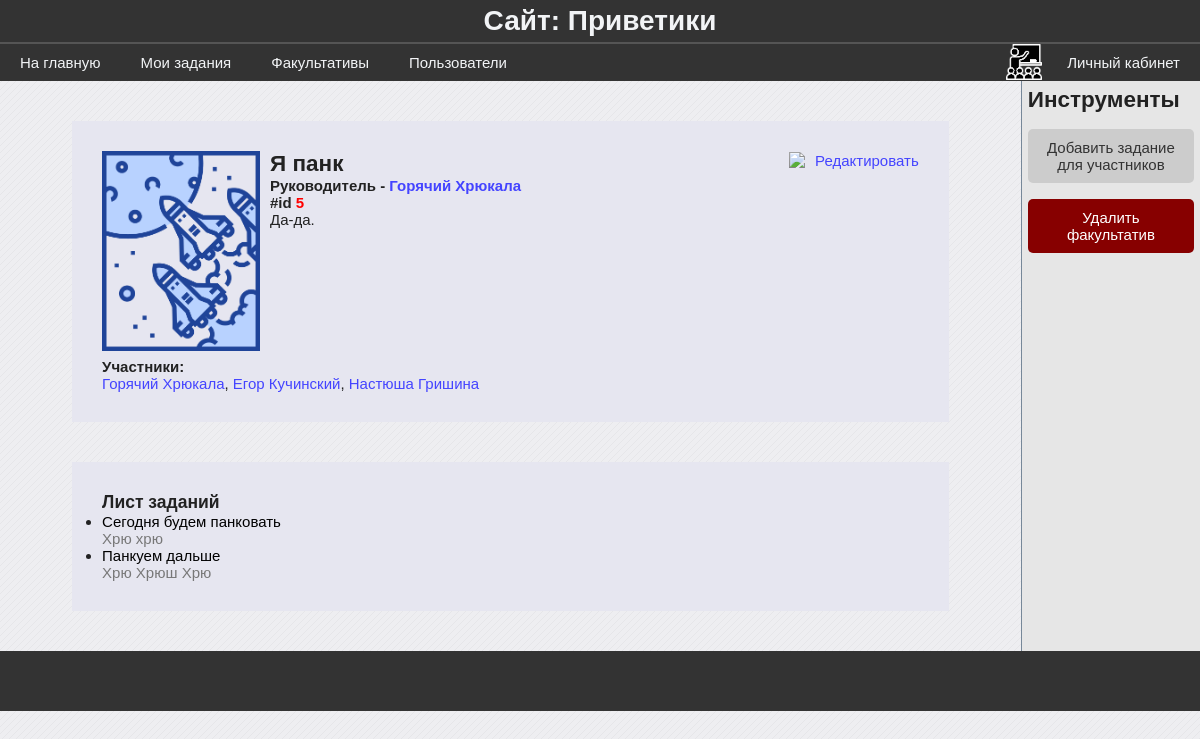
The page /group/5 (signed in) on the database its author committed.
### data/model_groups.py (models this page shows)
class Group(SqlAlchemyBase, SerializerMixin):
    __tablename__ = 'groups'
    id = sqlalchemy.Column(sqlalchemy.Integer,
                           primary_key=True,
                           autoincrement=True)
    name = sqlalchemy.Column(sqlalchemy.String)
    leader_id = sqlalchemy.Column(sqlalchemy.Integer,
                                  sqlalchemy.ForeignKey('users.id'))
    info = sqlalchemy.Column(sqlalchemy.String)
    users_num = sqlalchemy.Column(sqlalchemy.Integer, default=0)
    tasks = sqlalchemy.orm.relation("Task",
                                    secondary="groups_to_tasks",
                                    backref="groups")
    @hybrid_property
    def leader(self):
        session = create_session()
        leader = session.query(User).get(self.leader_id)
        return leader

### data/model_users.py (models this page shows, shortened)
class User(SqlAlchemyBase, UserMixin, SerializerMixin):
    __tablename__ = 'users'
    id = sqlalchemy.Column(sqlalchemy.Integer,
                           primary_key=True, autoincrement=True)
    surname = sqlalchemy.Column(sqlalchemy.String)
    name = sqlalchemy.Column(sqlalchemy.String)
    age = sqlalchemy.Column(sqlalchemy.Integer)
    email = sqlalchemy.Column(sqlalchemy.String)
    type = sqlalchemy.Column(sqlalchemy.Integer)
    last_time_in = sqlalchemy.Column(sqlalchemy.String,
                                     default=time.ctime)
    hashed_password = sqlalchemy.Column(sqlalchemy.String)
    groups = sqlalchemy.orm.relation("Group",
                                     secondary="users_to_groups",
                                     backref="users")

### data/model_tasks.py (models this page shows)
class Task(SqlAlchemyBase, SerializerMixin):
    __tablename__ = 'tasks'
    id = sqlalchemy.Column(sqlalchemy.Integer,
                           primary_key=True, autoincrement=True)
    name = sqlalchemy.Column(sqlalchemy.String)
    start_date = sqlalchemy.Column(sqlalchemy.String, default=time.ctime)
    content = sqlalchemy.Column(sqlalchemy.String)

### blueprints/groups.py (the view)
@blueprint.route('/group/<int:group_id>')
def group(group_id):
    session = db_session.create_session()
    group = session.query(Group).get(group_id)
    users = group.users
    tasks = group.tasks
    return render_template('group.html', group=group, users=users, tasks=tasks, bool_userbox=current_user.is_authenticated)

### blueprints/user_authenticate.py (called while the page is built)
@login_manager.user_loader
def user_load(user_id):
    session = db_session.create_session()
    return session.query(User).get(user_id)

### data/db_session.py (called while the page is built)
def create_session() -> Session:
    global __factory
    return __factory()

### templates/group.html (shortened to what this page needs)
{% extends "base.html" %}
{% block content %}
    <div class="infolist">
        <div class='flexbox flex_c_nowr'>
            <div><img src="{{ group.image if group.image else '../static/images/none_image.png'}}" height="200px">
                <div class="flexbox flex_jcspacebetween_aicenter">
                    <h2>{{ group.name }}</h2>
                    {% if current_user.id == group.leader_id %}
                        <a href="/edit_group/{{ group.id }}" class='link'>
                            <img src="/static/images/edit_icon1.png" height='18px'>Редактировать</a>
                    {% endif %}
                </div>
                <h4>Руководитель - <a href="/user/{{ group.leader_id }}" class='link'>{{ group.leader.name }} {{ group.leader.surname }}</a></h4>
                <h4>#id <span style='color: red'>{{ group.id }}</span></h4>
                {% if group.info %}
                    {% for line in group.info.split('\n') %}
                        <p>{{ line }}</p>
                    {% endfor %}
                {% else %}
                    <p>Нет информации о факультативе</p>
                {% endif %}
            </div>
            <div>
                <h4>Участники: </h4>
                {% for user in users %}
                    <a href="/user/{{ user.id }}" class="link">{{ user.name }} {{ user.surname }}</a>{{ ', ' if not loop.last }}
                {% endfor %}
            </div>
        </div>
    </div>
    {% if current_user in users %}
    <div class="infolist">
        <h3>Лист заданий</h3>
        <ul>
            {% for task in group.tasks %}
            <li><span style="color: rgba(0, 0, 0);">{{ task.name }}</span>
                <span style="color: rgba(120, 120, 120);">
                {% for line in task.content.split('\n') %}
                    <p>{{ line }}</p>
                {% endfor %}
                </span>
            </li>
            {% else %}
                <p><i>Пока заданий нет</i></p>
            {% endfor %}
        </ul>
    </div>
    {% endif %}
{% endblock %}
{% if bool_userbox %}
{% block userbox %}
    <h2>Инструменты</h2>
    {% if current_user.id == group.leader_id %}
        <a href="/add_task/{{ group.id }}" class='btn'>Добавить задание для участников</a>
    {% endif %}
    {% if current_user.id == group.leader_id or current_user.type <= 1 %}
        <a href="/del_group/{{ group.id }}" class='btn red-btn'>Удалить факультатив</a>
    {% endif %}
{% endblock %}
{% endif %}

### static/css/stylesheet.css (style rules this page uses)
body { background-color: #eeeef1; font-family: "Calibri", sans-serif; font-size: 15px; }
* { margin: 0; padding: 0; }
a { text-decoration: none; }
.userbox h2 { margin-bottom: 8px; }
.userbox .btn { margin-bottom: 8px; margin-top: 8px; }
.btn { display: block; background: #ccc; padding: 10px; color: #333; border-radius: 5px; text-align: center; }
.red-btn { background-color: rgba(135, 0, 0, 1); color: white; }
.link { color: #44f; }
.flexbox { display: flex; }
.flex_c_nowr { flex-flow: column nowrap; }
.flex_jcspacebetween_aicenter { justify-content: space-between; align-items: flex-end; }
.infolist { display: block; width: 80%; margin: 40px auto; background-color: rgb(230, 230, 240); padding: 30px; }
.infolist img { float: left; margin: 0px 10px 7px 0px }

### rows shown on the page
Group: name "Я панк", id "5", info "Да-да."
User: leader.name "Горячий", leader.surname "Хрюкала", name "Горячий", surname "Хрюкала", last ","
User: name "Егор", surname "Кучинский", last ","
User: name "Настюша", surname "Гришина"
Task: name "Cегодня будем панковать", content "Хрю хрю"
Task: name "Панкуем дальше", content "Хрю Хрюш Хрю"
